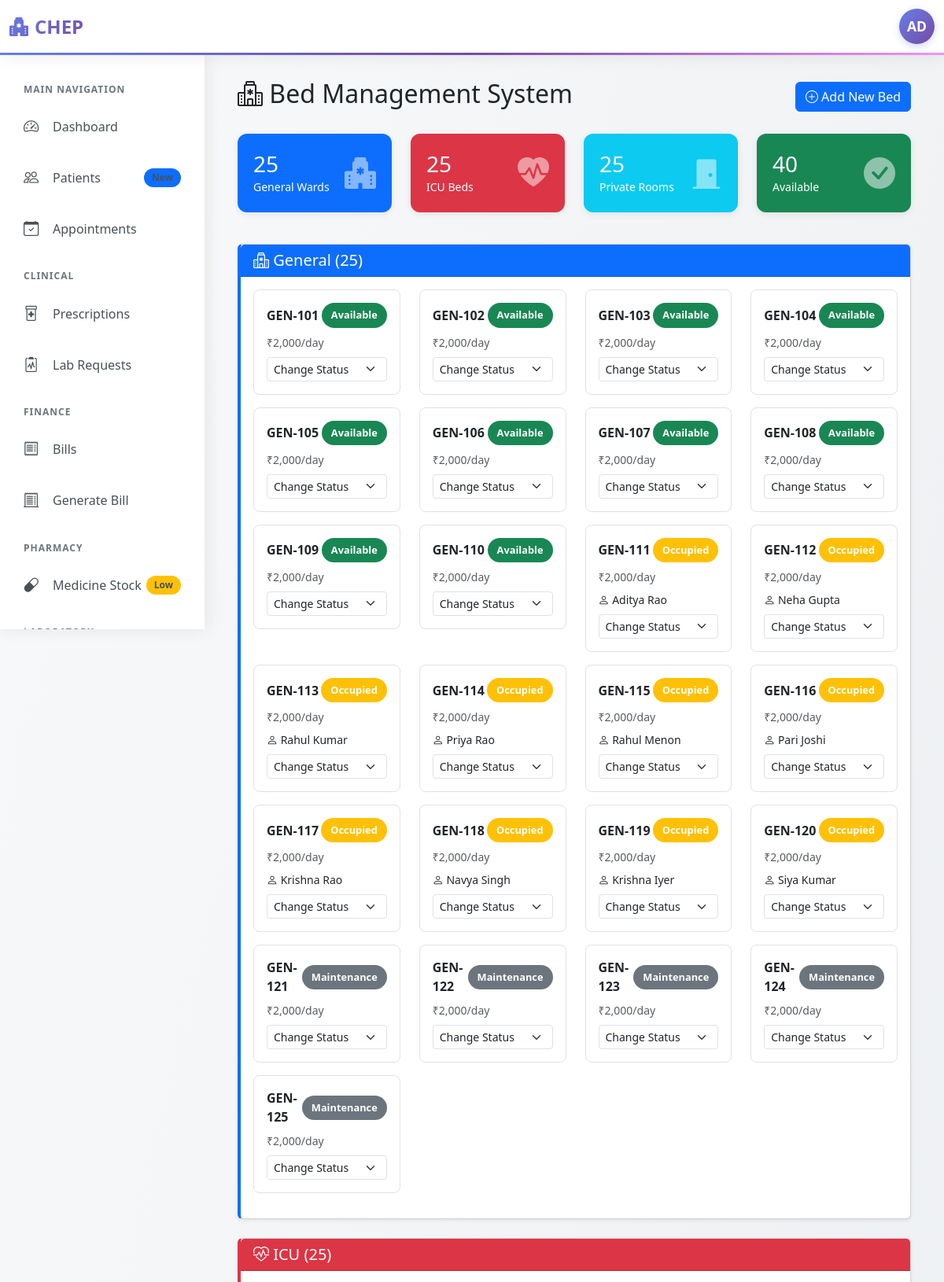
/admin/beds.php (signed in, upper part), run on the app's committed database.
### tables this page shows
CREATE TABLE beds (
    id INT UNSIGNED PRIMARY KEY AUTO_INCREMENT,
    bed_number VARCHAR(20) UNIQUE NOT NULL,
    type ENUM('manual', 'semi_electric', 'electric') DEFAULT 'manual',
    ward ENUM('general', 'icu', 'private', 'emergency') NOT NULL,
    price_per_day DECIMAL(10,2) NOT NULL,
    status ENUM('available', 'occupied', 'maintenance') DEFAULT 'available',
    patient_id INT UNSIGNED NULL,
    FOREIGN KEY (patient_id) REFERENCES patients(id) ON DELETE SET NULL
);

CREATE TABLE patients (
    id INT UNSIGNED PRIMARY KEY AUTO_INCREMENT,
    name VARCHAR(100) NOT NULL,
    email VARCHAR(150),
    contact VARCHAR(15) NOT NULL,
    gender ENUM('male', 'female', 'other'),
    dob DATE,
    blood_group VARCHAR(5),
    address TEXT,
    city VARCHAR(100),
    pincode VARCHAR(10),
    emergency_contact VARCHAR(15),
    created_at TIMESTAMP DEFAULT CURRENT_TIMESTAMP
);

### admin/beds.php (the view, shortened to what this page needs)
<?php
require_once '../config.php';
require_once '../includes/header.php';
$beds_general = $conn->query("SELECT b.*, p.name as patient_name FROM beds b LEFT JOIN patients p ON b.patient_id = p.id WHERE b.ward = 'general' ORDER BY b.bed_number");
$stats = [
    'total_general' => $conn->query("SELECT COUNT(*) FROM beds WHERE ward = 'general'")->fetch_row()[0],
    'total_icu' => $conn->query("SELECT COUNT(*) FROM beds WHERE ward = 'icu'")->fetch_row()[0],
    'total_private' => $conn->query("SELECT COUNT(*) FROM beds WHERE ward = 'private'")->fetch_row()[0],
    'total_emergency' => $conn->query("SELECT COUNT(*) FROM beds WHERE ward = 'emergency'")->fetch_row()[0],
    'available_beds' => $conn->query("SELECT COUNT(*) FROM beds WHERE status = 'available'")->fetch_row()[0],
    'occupied_beds' => $conn->query("SELECT COUNT(*) FROM beds WHERE status = 'occupied'")->fetch_row()[0],
];
?>
<div class="container-fluid">
    <div class="d-flex justify-content-between align-items-center mb-4">
        <h2><i class="bi bi-hospital"></i> Bed Management System</h2>
        <button class="btn btn-primary" data-bs-toggle="modal" data-bs-target="#addBedModal">
            <i class="bi bi-plus-circle"></i> Add New Bed
        </button>
    </div>
    <div class="row mb-4">
        <div class="col-md-3 mb-3">
            <div class="stat-card bg-primary text-white">
                <div class="d-flex justify-content-between align-items-center">
                    <div>
                        <h3 class="mb-0"><?php echo $stats['total_general']; ?></h3>
                        <small>General Wards</small>
                    </div>
                    <i class="bi bi-hospital-fill" style="font-size: 2.5rem; opacity: 0.5;"></i>
                </div>
            </div>
        </div>
        <div class="col-md-3 mb-3">
            <div class="stat-card bg-danger text-white">
                <div class="d-flex justify-content-between align-items-center">
                    <div>
                        <h3 class="mb-0"><?php echo $stats['total_icu']; ?></h3>
                        <small>ICU Beds</small>
                    </div>
                    <i class="bi bi-heart-pulse-fill" style="font-size: 2.5rem; opacity: 0.5;"></i>
                </div>
            </div>
        </div>
        <div class="col-md-3 mb-3">
            <div class="stat-card bg-info text-white">
                <div class="d-flex justify-content-between align-items-center">
                    <div>
                        <h3 class="mb-0"><?php echo $stats['total_private']; ?></h3>
                        <small>Private Rooms</small>
                    </div>
                    <i class="bi bi-door-closed-fill" style="font-size: 2.5rem; opacity: 0.5;"></i>
                </div>
            </div>
        </div>
        <div class="col-md-3 mb-3">
            <div class="stat-card bg-success text-white">
                <div class="d-flex justify-content-between align-items-center">
                    <div>
                        <h3 class="mb-0"><?php echo $stats['available_beds']; ?></h3>
                        <small>Available</small>
                    </div>
                    <i class="bi bi-check-circle-fill" style="font-size: 2.5rem; opacity: 0.5;"></i>
                </div>
            </div>
        </div>
    </div>
    <div class="card ward-card mb-4 shadow-sm" style="border-left-color: #0d6efd;">
        <div class="card-header bg-primary text-white">
            <h5 class="mb-0"><i class="bi bi-hospital"></i> General (<?php echo $stats['total_general']; ?>)</h5>
        </div>
        <div class="card-body">
            <div class="row">
                <?php while($bed = $beds_general->fetch_assoc()): ?>
                <div class="col-md-4 col-lg-3 mb-3">
                    <div class="bed-item border p-3">
                        <div class="d-flex justify-content-between align-items-center mb-2">
                            <strong><?php echo $bed['bed_number']; ?></strong>
                            <span class="status-badge <?php
                                echo $bed['status'] == 'available' ? 'bg-success' :
                                    ($bed['status'] == 'occupied' ? 'bg-warning' : 'bg-secondary');
                            ?> text-white">
                                <?php echo ucfirst($bed['status']); ?>
                            </span>
                        </div>
                        <div class="small text-muted mb-2">
                            ₹<?php echo number_format($bed['price_per_day'], 0); ?>/day
                        </div>
                        <?php if($bed['status'] == 'occupied' && $bed['patient_name']): ?>
                            <div class="small mb-2">
                                <i class="bi bi-person"></i> <?php echo htmlspecialchars($bed['patient_name']); ?>
                            </div>
                        <?php endif; ?>
                        <select class="form-select form-select-sm" onchange="updateBedStatus(<?php echo $bed['id']; ?>, this.value)">
                            <option value="">Change Status</option>
                        </select>
                    </div>
                </div>
                <?php endwhile; ?>
            </div>
        </div>
    </div>
    <div class="card ward-card mb-4 shadow-sm" style="border-left-color: #dc3545;">
        <div class="card-header bg-danger text-white">
            <h5 class="mb-0"><i class="bi bi-heart-pulse"></i> ICU (<?php echo $stats['total_icu']; ?>)</h5>
        </div>
        <div class="card-body">
        </div>
    </div>
</div>
<?php require_once '../includes/footer.php'; ?>

### includes/header.php (style rules this page uses)
:root { --primary-gradient: linear-gradient(135deg, #667eea 0%, #764ba2 100%); --sidebar-width: 260px; --navbar-height: 70px; }
* { margin: 0; padding: 0; box-sizing: border-box; }
body { background: linear-gradient(to bottom right, #f8f9fa 0%, #e9ecef 100%); font-family: 'Segoe UI', Tahoma, Geneva, Verdana, sans-serif; overflow-x: hidden; }

### admin/beds.php (style rules this page uses)
.ward-card { border-left: 4px solid; transition: all 0.3s ease; }
.bed-item { border-radius: 8px; transition: all 0.2s; }
.status-badge { padding: 6px 12px; border-radius: 20px; font-size: 0.8rem; font-weight: 600; }
.stat-card { border-radius: 12px; padding: 20px; border: none; box-shadow: 0 2px 8px rgba(0,0,0,0.08); }

### data on the page
beds: bed_number "GEN-101", status "Available", price_per_day "2,000"
beds: bed_number "GEN-102", status "Available", price_per_day "2,000"
beds: bed_number "GEN-103", status "Available", price_per_day "2,000"
beds: bed_number "GEN-104", status "Available", price_per_day "2,000"
beds: bed_number "GEN-105", status "Available", price_per_day "2,000"
beds: bed_number "GEN-106", status "Available", price_per_day "2,000"
beds: bed_number "GEN-107", status "Available", price_per_day "2,000"
beds: bed_number "GEN-108", status "Available", price_per_day "2,000"
beds: bed_number "GEN-109", status "Available", price_per_day "2,000"
beds: bed_number "GEN-110", status "Available", price_per_day "2,000"
beds: bed_number "GEN-111", status "Occupied", price_per_day "2,000", patient.name "Aditya Rao"
beds: bed_number "GEN-112", status "Occupied", price_per_day "2,000", patient.name "Neha Gupta"
beds: bed_number "GEN-113", status "Occupied", price_per_day "2,000", patient.name "Rahul Kumar"
beds: bed_number "GEN-114", status "Occupied", price_per_day "2,000", patient.name "Priya Rao"
beds: bed_number "GEN-115", status "Occupied", price_per_day "2,000", patient.name "Rahul Menon"
beds: bed_number "GEN-116", status "Occupied", price_per_day "2,000", patient.name "Pari Joshi"
beds: bed_number "GEN-117", status "Occupied", price_per_day "2,000", patient.name "Krishna Rao"
beds: bed_number "GEN-118", status "Occupied", price_per_day "2,000", patient.name "Navya Singh"
beds: bed_number "GEN-119", status "Occupied", price_per_day "2,000", patient.name "Krishna Iyer"
beds: bed_number "GEN-120", status "Occupied", price_per_day "2,000", patient.name "Siya Kumar"
beds: bed_number "GEN-121", status "Maintenance", price_per_day "2,000"
beds: bed_number "GEN-122", status "Maintenance", price_per_day "2,000"
beds: bed_number "GEN-123", status "Maintenance", price_per_day "2,000"
beds: bed_number "GEN-124", status "Maintenance", price_per_day "2,000"
beds: bed_number "GEN-125", status "Maintenance", price_per_day "2,000"

### other printed values
substr($user_name, 0, 2) "AD"
$stats['total_general'] "25"
$stats['total_icu'] "25"
$stats['total_private'] "25"
$stats['available_beds'] "40"
